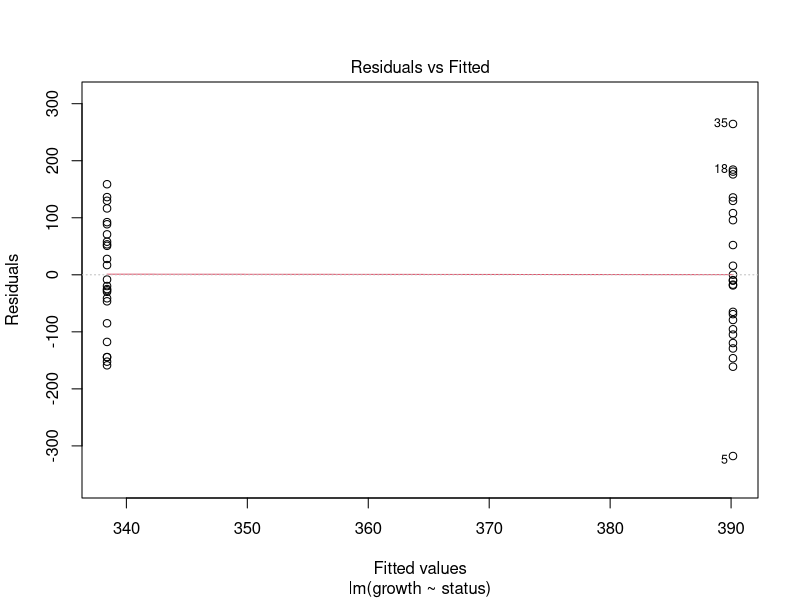
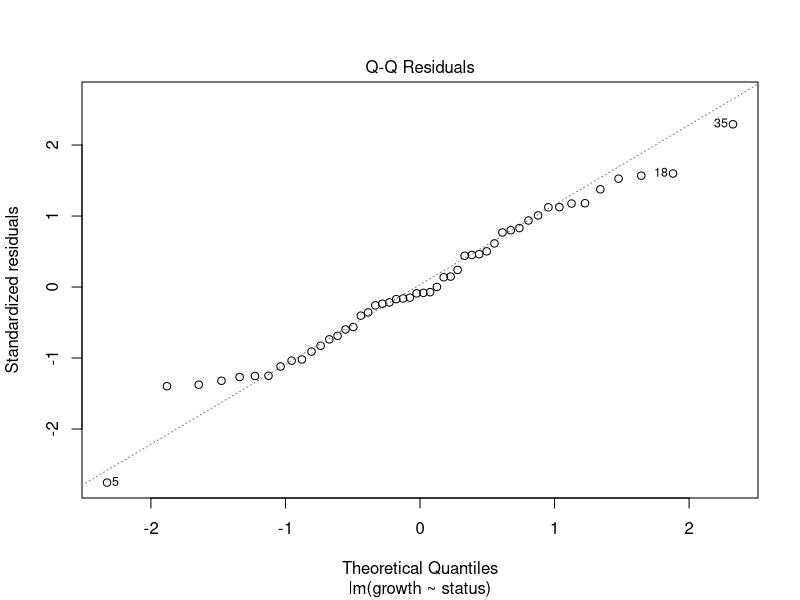

Source code (R) for these figures, in order: (Note: this script raises an error after producing the figures.)
## ---- chunk 1
tunadata<-read.csv("tunadata.csv")
model2<-lm(growth~status,data=tunadata)
summary(model2)
## ---- chunk 2
#to get residuals
res<-model2$residuals
fv<-model2$fitted.values
## ---- chunk 3
plot(model2, which=1)
## ---- chunk 4
plot(model2, which=2)
## ---- chunk 5
library(car)
## ---- chunk 6

qqPlot(model2, id=F)
## ---- chunk 7
plot(resid(model2)~as.factor(tunadata$status))
## ---- chunk 8
var.test(growth~status,data=tunadata)
## ---- chunk 9
pops1<-read.csv("teporingos2pops.csv")
pops2<-read.csv("teporingosnew.csv")
## ---- chunk 10
allpops<-rbind(pops1,pops2)
head(allpops)
## ---- chunk 11
modelt<-lm(mass~site,data=allpops)
summary(modelt)
## ---- chunk 12
Anova(modelt)
## ---- chunk 13
library(emmeans)
emm.s<-emmeans(modelt, "site")
pairs(emm.s)
## ---- chunk 14
plot(emm.s, comparisons = T)
## ---- chunk 15
library(ggplot2)
ggplot(data = allpops, aes(x = site, y = mass)) + 
  geom_boxplot(fill=gray(0.7,0.25),color="black",width=0.1) +
  geom_violin(fill=gray(0.9,0.1),color="black")+
 theme_bw() + theme(panel.border = element_blank(), panel.grid.major = element_blank(),
                     panel.grid.minor = element_blank(), axis.line = element_line(colour = "black"))
## ---- chunk 16
emmeans(modelt,"site")

## ---- chunk 17
foodav<-read.csv("foodav.csv")
head(foodav)
## ---- chunk 18
modelfish<-lm(ReproductiveEffort~Foodavailability,data = foodav)
summary(modelfish)
## ---- chunk 19
0.89490 + 1.19387*1
## ---- chunk 20
predictedv<-predict.lm(modelfish,foodav,interval="co")
foodav<-cbind(foodav,predictedv)
## ---- chunk 21
library(ggplot2)
## ---- chunk 22

ggplot(foodav, aes(x = Foodavailability, y = ReproductiveEffort,ymin=lwr,ymax=upr)) +
   geom_point() +
   geom_line(aes(y=fit),color="blue") +
   geom_ribbon(alpha=0.2)+
   theme_classic()

## ---- chunk 23
drugrat<-read.csv("drug_rat.csv")
## ---- chunk 24
modeld<-lm(FC~IC+Dose,data=drugrat)
summary(modeld)
